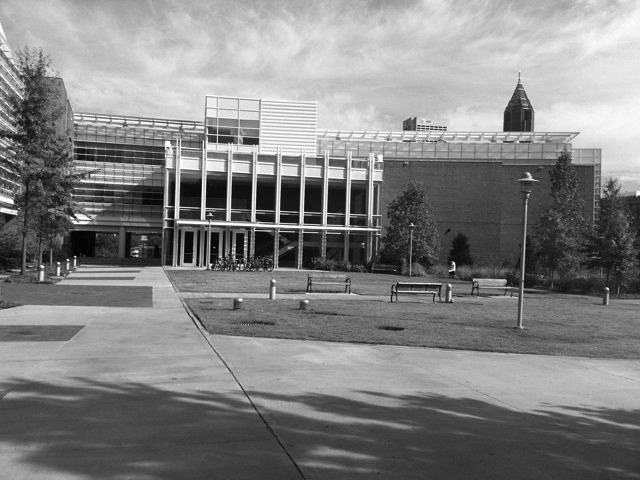
#> input picture ps4/input/simA.jpg, 640 x 480 px; its folder holds 6 pictures in this run
$ python ps4_3.py   (older library calls are emulated)
#> lines starting #> are read from the running program, lines starting #| are printed output that depends on the picture; after the words box and inside, x2 and y2 are one past the last pixel; in counts of white or black regions, pixels touching at a corner belong together
### ps4/utility.py
import numpy as np
import sys
import math
import cv2
import copy
from scipy import signal

def gaussian2D(shape=(3,3),sigma=0.5):
    """
    2D gaussian mask - should give the same result as MATLAB's
    fspecial('gaussian',[shape],[sigma])
    """
    m,n = [(ss-1.)/2. for ss in shape]
    y,x = np.ogrid[-m:m+1,-n:n+1]
    h = np.exp( -(x*x + y*y) / (2.*sigma*sigma) )
    h[ h < np.finfo(h.dtype).eps*h.max() ] = 0
    sumh = h.sum()
    if sumh != 0:
        h /= sumh
    return h

def get_gradient_img(img, kernel_size, sigma):
    h = gaussian2D(kernel_size, sigma)
    prewitt_x = np.array([[-1, 0, 1], [-1, 0, 1], [-1, 0, 1]])
    prewitt_y = np.array([[-1, -1, -1], [0, 0, 0], [1, 1, 1]])
    h_x = signal.convolve2d(h, prewitt_x, mode='valid', boundary='symm')
    h_y = signal.convolve2d(h, prewitt_y, mode='valid', boundary='symm')

    gx = signal.convolve2d(img, h_x, mode='valid', boundary='symm')
    gy = signal.convolve2d(img, h_y, mode='valid', boundary='symm')

    gx_norm = np.zeros(gx.shape)
    gy_norm = np.zeros(gy.shape)

    if (gx.max() - gx.min()) > 0:
        gx_norm = (gx + np.abs(gx.min())) / (gx.max() - gx.min())
    else:
        gx_norm = gx

    if (gy.max() - gy.min()) > 0:
        gy_norm = (gy + np.abs(gy.min())) / (gy.max() - gy.min())
    else:
        gy_norm = gx

    return gx, gy, gx_norm, gy_norm

def get_harris_value(gx, gy, kernel_size):
    alpha = 0.05
    r_mat = np.zeros(gx.shape)
    r_norm_mat = np.zeros(gx.shape)
    w = gaussian2D(kernel_size, kernel_size[0]/5)
    half_wid = int((w.shape[0])/2)

    for i in range(half_wid, len(gx[:,0]) - half_wid):
        for j in range(half_wid, len(gx[0,:]) - half_wid):
            gx_patch = gx[i - half_wid: i + half_wid + 1, j - half_wid: j + half_wid + 1]
            gy_patch = gy[i - half_wid: i + half_wid + 1, j - half_wid: j + half_wid + 1]
            elem1 = np.sum(w * gx_patch * gx_patch)
            elem23 = np.sum(w * gx_patch * gy_patch)
            elem4 = np.sum(w * gy_patch * gy_patch)
            m = np.array([[elem1, elem23],[elem23, elem4]])
            r_mat[i,j] = np.linalg.det(m) - alpha * (np.trace(m) ** 2)

    if (r_mat.max() - r_mat.min()) > 0:
        r_norm_mat = (r_mat + np.abs(r_mat.min())) / (r_mat.max() - r_mat.min())
    else:
        r_norm_mat = r_mat

    return r_mat, r_norm_mat

def find_corner_point(r, half_wid, threshold):
    pt_list = []

    thresh_val = r.max()*threshold

    for i in range(half_wid, len(r[:,0]) - half_wid):
        for j in range(half_wid, len(r[0,:]) - half_wid):
            r_patch = r[i - half_wid: i + half_wid + 1, j - half_wid: j + half_wid + 1]
            max_val = np.max(r_patch)
            if (max_val == r_patch[half_wid, half_wid]) and (max_val > thresh_val) and (max_val > 0):
                pt_list.append([j, i])

    return np.array(pt_list)

def draw_points(img, pt_arr):
    img_with_graphics = cv2.cvtColor(img,cv2.COLOR_GRAY2RGB)

    for pt in pt_arr:
        pt_tup = tuple(pt)
        cv2.circle(img_with_graphics, pt_tup, 4, (0,255,0))

    return img_with_graphics

# [10 lines left out: function draw_interest_points, not called in this run]

def get_angle_map(gx, gy):
    angle_map = np.arctan2(gy,gx)
    angle_map_norm = cv2.normalize(angle_map, angle_map, alpha=0, beta=255,
                  norm_type=cv2.NORM_MINMAX, dtype=cv2.CV_8U)
    return angle_map, angle_map_norm

def get_key_points(corner_pts, angle_map):
    key_points_list = []
    for corner_pt in corner_pts:
        pt_x = corner_pt[0]
        pt_y = corner_pt[1]
        pt_angle = math.degrees(angle_map[pt_y, pt_x])
        key_pt = cv2.KeyPoint(x = pt_x, y = pt_y, _size = 20, _angle=pt_angle, _octave=0)
        key_points_list.append(key_pt)

    return key_points_list

# [233 lines left out: functions get_matches, get_ransac_translation, get_ransac_sim_trans, get_ransac_affine_trans, solve_sim_mat, solve_affine_mat and 2 more, not called in this run]

### ps4/ps4_3.py
import numpy as np
import math
import os
from scipy import signal
import cv2
import utility as util

def run_main(filename):
    gaussian_filter_kernel = (5, 5)
    img = cv2.imread(os.path.join('input', filename), 0)
    gx, gy, gx_norm, gy_norm = util.get_gradient_img(img, gaussian_filter_kernel, 2)
    angle_map, angle_map_norm = util.get_angle_map(gx, gy)

    harris_filter_kernel = (5, 5)
    r, r_norm = util.get_harris_value(gx, gy, harris_filter_kernel)
    corner_pts = util.find_corner_point(r, 5, 0.01)
    img_corner = util.draw_points(img, corner_pts)

    key_pts_list = util.get_key_points(corner_pts, angle_map)
    image_keypoints = util.draw_interest_points(img, key_pts_list)

    sift = cv2.xfeatures2d.SIFT_create()
    keypoints_sift, descriptors = sift.compute(img, key_pts_list)

    return keypoints_sift, descriptors, image_keypoints

img_sim_a = cv2.imread(os.path.join('input', 'simA.jpg'),0)
#> img_sim_a is the input picture: shape (480, 640); min 0, max 255, mean 130.6
img_trans_a = cv2.imread(os.path.join('input', 'transA.jpg'),0)
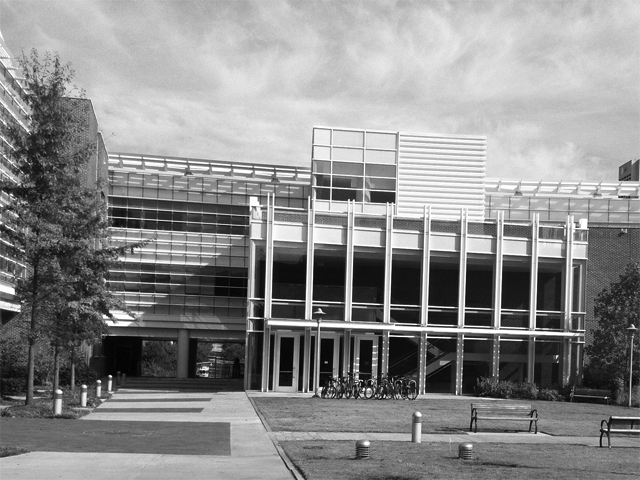
#> input picture ps4/input/transA.jpg, 640 x 480 px
#> img_trans_a is the input picture: shape (480, 640); min 0, max 255, mean 139
img_sim_b = cv2.imread(os.path.join('input', 'simB.jpg'),0)
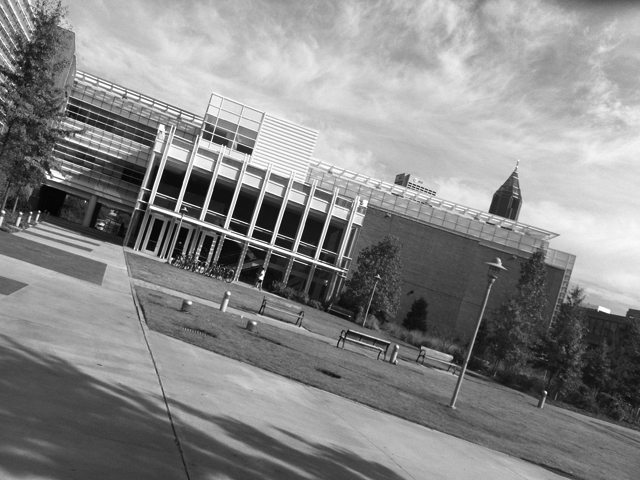
#> input picture ps4/input/simB.jpg, 640 x 480 px
#> img_sim_b is the input picture: shape (480, 640); min 0, max 255, mean 136
img_trans_b = cv2.imread(os.path.join('input', 'transB.jpg'),0)
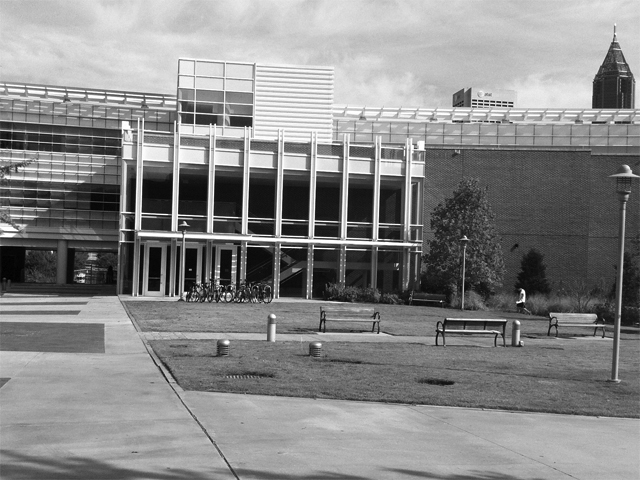
#> input picture ps4/input/transB.jpg, 640 x 480 px
#> img_trans_b is the input picture: shape (480, 640); min 0, max 255, mean 135.6

sim_a_kpts, sim_a_descriptors, img_sim_a_color = run_main('simA.jpg')
#> in get_gradient_img, `gy = signal.convolve2d(img, h_y, mode='valid', boundary='symm')`:
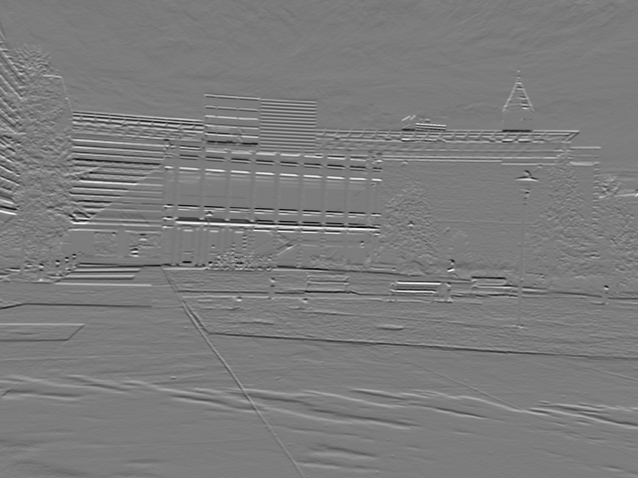
#> gy: shape (478, 638) float64; min -40.29, max 42.27, mean 0.1; drawn with min black and max white
#> in get_angle_map, `angle_map = np.arctan2(gy,gx)`:
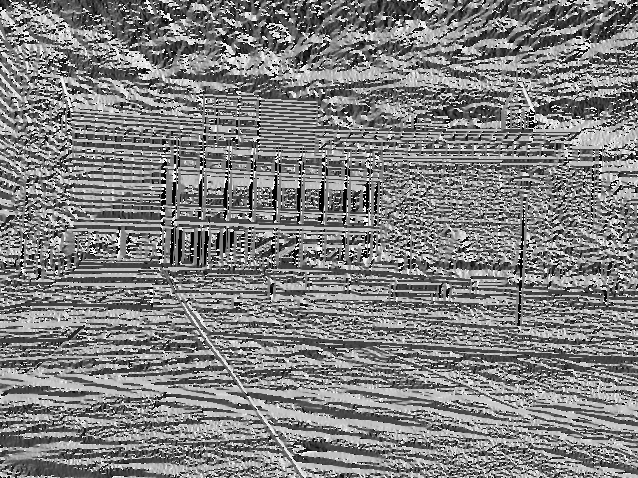
#> angle_map: shape (478, 638) float64; min -3.14, max 3.14, mean 0.0242; drawn with min black and max white
#> after the loop in get_harris_value, `for i in range(half_wid, len(gx[:,0]) - half_wid):`:
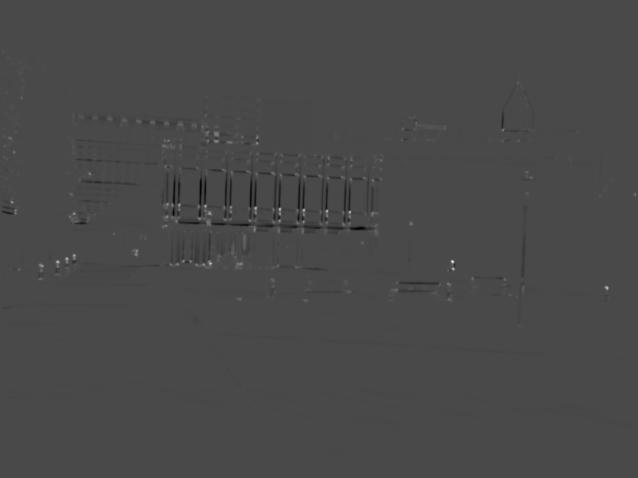
#> r_mat: shape (478, 638) float64; min -57669.5, max 143626.1, mean -103.2; drawn with min black and max white
#> in find_corner_point, `thresh_val = r.max()*threshold`: thresh_val = 1436.3
#> after the loop in find_corner_point, `for i in range(half_wid, len(r[:,0]) - half_wid):`: pt_list = 324 pairs, first value 5 to 617, second value 57 to 401
#> in run_main, `corner_pts = util.find_corner_point(r, 5, 0.01)`: corner_pts has the same summary as pt_list in find_corner_point
#> the loop in draw_points, `for pt in pt_arr:` made 324 passes
#> pt_tup on passes 1 to 3: (7, 57), (38, 57), (12, 63)
#> after the loop in draw_points, `for pt in pt_arr:`:
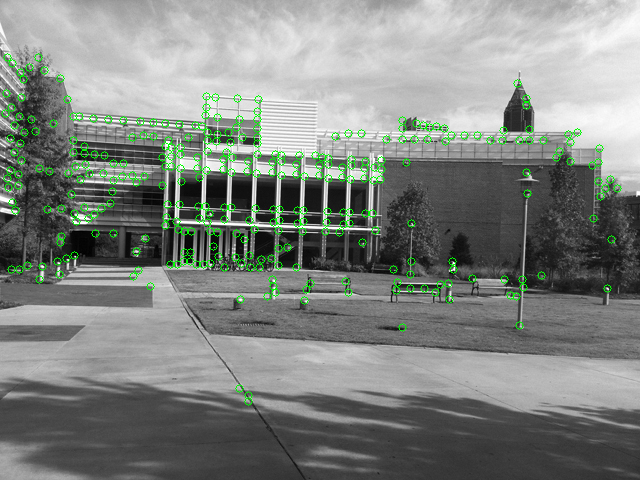
#> img_with_graphics: shape (480, 640, 3); 2.07% of pixels changed, all inside (x1, y1, x2, y2) = (1, 53, 622, 406)
#> the loop in get_key_points, `for corner_pt in corner_pts:` made 1 pass
#> (pt_x, pt_y, pt_angle) on pass 1: (7, 57, 140.5)
#> after the loop in get_key_points, `for corner_pt in corner_pts:`: key_points_list = []
#> (the run stopped early here; a loop or call above may not have finished)
